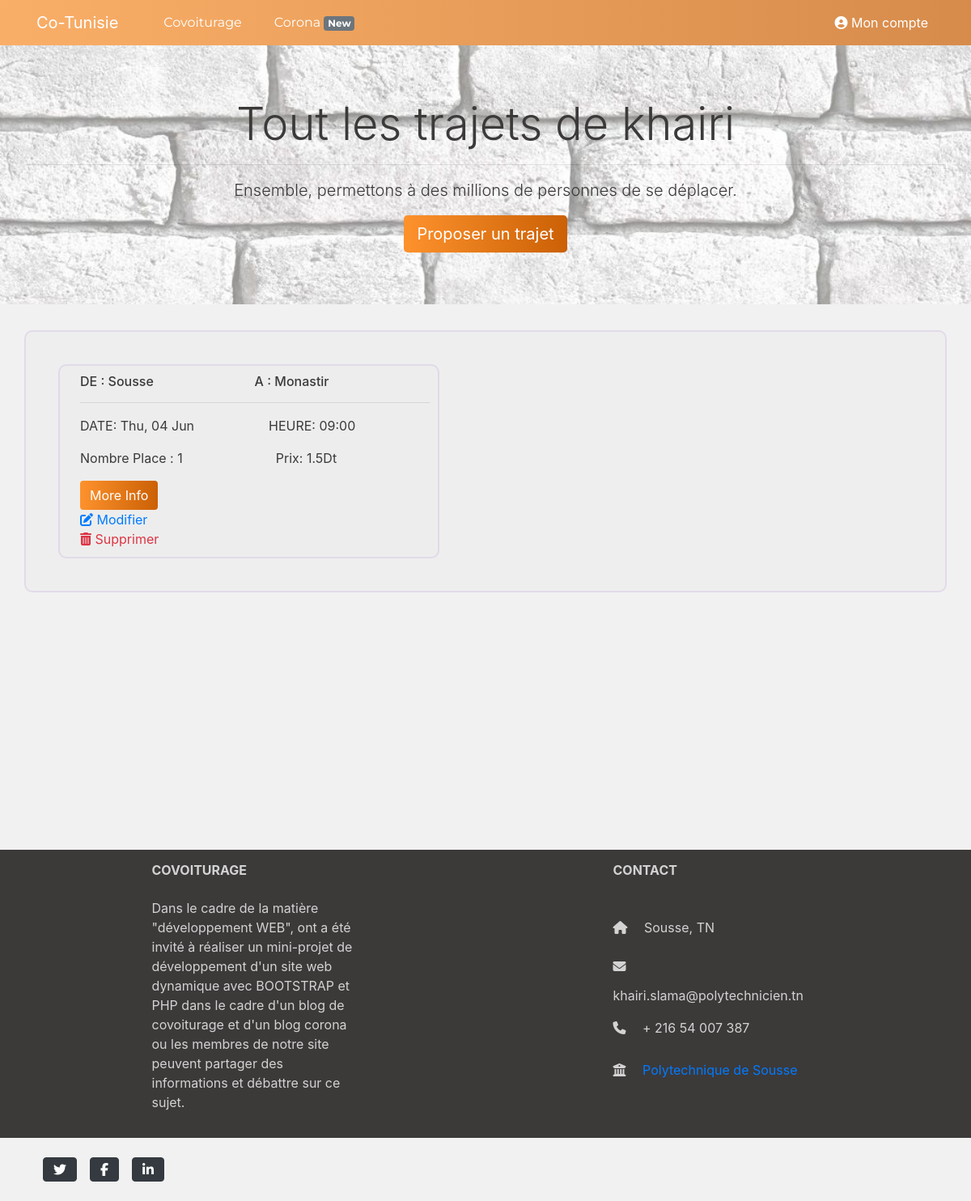
/trajets.php?id_user=18 (signed in), run on the app's committed database.
### tables this page shows
CREATE TABLE `user` (
  `id_user` int(11) NOT NULL,
  `nom` varchar(255) NOT NULL,
  `prenom` varchar(255) NOT NULL,
  `email` varchar(255) NOT NULL,
  `mdp` varchar(255) NOT NULL,
  `num` int(11) NOT NULL,
  `sexe` varchar(255) NOT NULL,
  `ville` varchar(255) NOT NULL,
  `date` date NOT NULL DEFAULT current_timestamp(),
  `job` varchar(255) NOT NULL DEFAULT 'Pas identifié',
  `voiture` varchar(255) NOT NULL DEFAULT 'Pas identifié'
);

CREATE TABLE `trajet` (
  `id_trajet` int(11) NOT NULL,
  `villeDep` varchar(255) NOT NULL,
  `empDep` varchar(255) NOT NULL,
  `villeArr` varchar(255) NOT NULL,
  `empArr` varchar(255) NOT NULL,
  `ddp` date NOT NULL,
  `tdp` time NOT NULL,
  `num` int(11) NOT NULL,
  `place` int(11) NOT NULL DEFAULT 1,
  `prix` float NOT NULL,
  `id_user` int(11) NOT NULL
);

### trajets.php (the view, shortened to what this page needs)
<?php include("partials/header.php");
if (ISSET($_SESSION['id'])){
    include("Server/Config.php");
    $id = $_SESSION['id'];
    $id_user = $_GET['id_user'];
    $user = mysqli_query($c, "select * from user where id_user='$id_user'");
    $u = mysqli_fetch_array($user);
    $res = mysqli_query($c, "select * from trajet where id_user='$id_user'");
    if (mysqli_num_rows($user)== 0) {
        echo "<h1 class=\"text-center\">Il n'ya rien a afficher ici </h1>";
    }else {
        ?>
        <section id="header" class="jumbotron text-center">
            <h3 class="display-4 pt-0">Tout les trajets de <?= $u[2] ?></h3>
            <hr class="my-3">
            <p class="lead">Ensemble, permettons à des millions de personnes de se déplacer.</p>
            <a class="btn btn-primary btn-lg" href="newtrajet.php">Proposer un trajet</a>
        </section>
        <div class="article">
            <div class="row">
                <?php
                while ($l = mysqli_fetch_array($res)) {
                    ?>
                    <div class="col-md-5 article">
                        <h6 class='text-center'><span class="float-left">DE : <?= $l[1] ?></span>
                            <span>A : <?= $l[3] ?></span></h6>
                        <hr>
                        <?php
                        $date=date_create($l[5]);
                        $time=strtotime($l[6]);
                        ?>
                        <p class='text-center'><span class="float-left">DATE: <?= date_format($date, "D, d M") ?></span>
                            <span>HEURE: <?= date("H:i", $time) ?></span></p>
                        <p class='text-center'><span class="float-left">Nombre Place : <?= $l[8] ?></span>
                            <span>Prix: <?= $l[9] ?>Dt</span></p>
                        <div class="article-foot">
                            <a href="showcov.php?trajet=<?= $l[0] ?>" class="btn btn-primary">More Info</a><br>
                            <?php
                            if ($id == $id_user){?>
                                <a href="edit_trajet.php?trajet=<?=$l[0]?>" class="text-primary"><i class="fas fa-edit"></i> Modifier</a><br>
                                <a href="supprimerTrajet.php?trajet=<?=$l[0]?>" class="text-danger"><i class="fas fa-trash-alt"></i> Supprimer</a>
                            <?php
                            } ?>
                        </div>
                    </div>
                <?php } ?>
            </div>
        </div>
        <?php
    }
}else {
    header("location:login.php");
}
include("partials/footer.php"); ?>

### assets/css/main.css (style rules this page uses)
body { padding-top: 56px; color: #3c3939; background-color: #f1f1f1; }
#header { background: url("../imgs/header.jpg") center center / cover no-repeat; }
.article { background-color: rgba(235, 235, 235, 0.45); border: rgba(219, 206, 230, 0.6) 2px solid; border-radius: 10px; margin: 30px; padding: 10px 10px 10px 25px; }
.btn-primary { background: -webkit-linear-gradient(to right, rgb(253, 146, 45), rgb(203, 96, 05)); background: linear-gradient(to right, rgb(253, 146, 45), rgb(203, 96, 05)); outline: none; border: none; }

### data on the page
user: prenom "khairi"
trajet: villeDep "Sousse", villeArr "Monastir", ddp "Thu, 04 Jun", tdp "09:00", place "1", prix "1.5"
